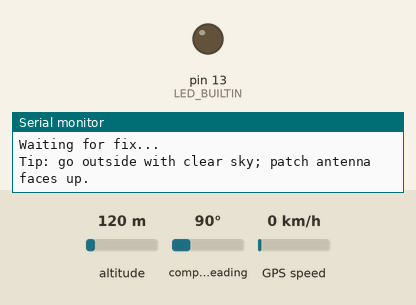
Bench run of a sketch on a simulated Arduino Uno, built with avr-gcc and run on an emulated ATmega328P. On the bench: output pins drawn as LEDs (lit = HIGH), the last lines printed to the serial monitor. The inputs (shaded band) are chosen by the test bench; at power-on: altitude 120 m, compass heading 90°, GPS speed 0 km/h. The GPS gets a fix after 3 s at 37.7749, -122.4194 with 8 satellites.

Above: at 0.1 s.
At 39.66 s:
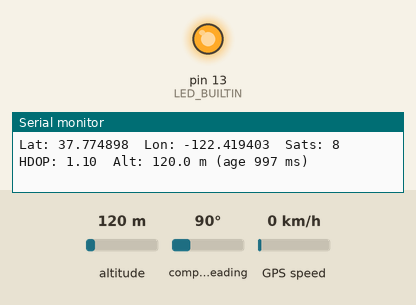
Timing chart, 0 to 40.0 s (numbered marks = the images above):
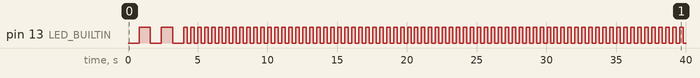

Measured:
- by itself, pin 13 (LED_BUILTIN): goes HIGH 0.80 s, LOW 0.80 s, HIGH 0.80 s, LOW 0.81 s, 71 × (HIGH 0.25 s, LOW 0.25 s), HIGH 0.25 s, then LOW

The sketch:

workingGPS.ino
```cpp
#include <TinyGPS++.h>
#include <SoftwareSerial.h>

// ===================== User Config =====================
static const int RXPin = 4;          // GPS TX -> Arduino pin 4 (SoftwareSerial RX)
static const int TXPin = 3;          // Optional: Arduino TX -> GPS RX
static const uint32_t GPSBaud = 9600; // GT-U7 default
// #define PRINT_RAW_NMEA            // <- uncomment to mirror raw NMEA to Serial for debugging
// =======================================================

TinyGPSPlus gps;
SoftwareSerial gpsSerial(RXPin, TXPin);

bool hasFix = false;
unsigned long lastReportMs = 0;
unsigned long lastBlinkMs  = 0;
bool ledState = false;

void setup() {
  pinMode(LED_BUILTIN, OUTPUT);
  digitalWrite(LED_BUILTIN, LOW);

  Serial.begin(115200);

  // For Leonardo/Micro (ATmega32u4): wait briefly for Serial to appear.
  // Won't block forever on Uno/Nano because they don't enumerate as USB CDC.
  unsigned long t0 = millis();
  while (!Serial && (millis() - t0 < 1500)) { /* wait up to 1.5s */ }

  gpsSerial.begin(GPSBaud);

  Serial.println(F("GT-U7 GPS starting up..."));
  Serial.println(F("Waiting for fix..."));
  Serial.println(F("Tip: go outside with clear sky; patch antenna faces up."));
}

void loop() {
  // Feed TinyGPS++ with all incoming bytes
  while (gpsSerial.available() > 0) {
    char c = gpsSerial.read();
#ifdef PRINT_RAW_NMEA
    Serial.write(c);  // raw mirror (can be noisy but super useful)
#endif
    gps.encode(c);
  }

  // Once per second: status report
  if (millis() - lastReportMs >= 1000) {
    lastReportMs += 1000;

    int sats = gps.satellites.isValid() ? gps.satellites.value() : -1;
    double hdop = gps.hdop.isValid() ? gps.hdop.hdop() : -1.0;

    if (gps.location.isValid()) {
      if (!hasFix) {
        Serial.println(F("✅ GPS fix acquired!"));
        hasFix = true;
      }

      Serial.print(F("Lat: "));
      Serial.print(gps.location.lat(), 6);
      Serial.print(F("  Lon: "));
      Serial.print(gps.location.lng(), 6);

      Serial.print(F("  Sats: "));
      Serial.print(sats);
      Serial.print(F("  HDOP: "));
      Serial.print(hdop);

      Serial.print(F("  Alt: "));
      if (gps.altitude.isValid()) {
        Serial.print(gps.altitude.meters(), 1);
        Serial.print(F(" m (age "));
        Serial.print(gps.altitude.age());
        Serial.print(F(" ms)"));
      } else {
        Serial.print(F("INVALID"));
        Serial.print(F(" (age "));
        Serial.print(gps.altitude.age());
        Serial.print(F(" ms)"));
      }

      Serial.println();
    } else {
      if (hasFix) {
        Serial.println(F("⚠️  Lost GPS fix."));
        hasFix = false;
      }
      Serial.print(F("Waiting for fix... (sats="));
      Serial.print(sats);
      Serial.print(F(", hdop="));
      Serial.print(hdop);
      Serial.print(F(", chars="));
      Serial.print(gps.charsProcessed());
      Serial.print(F(", csFail="));
      Serial.print(gps.failedChecksum());
      Serial.println(F(")"));
    }
  }

  // LED heartbeat: slow blink when no fix, fast blink when fixed
  unsigned long now = millis();
  unsigned long period = hasFix ? 250 : 800; // ms
  if (now - lastBlinkMs >= period) {
    lastBlinkMs = now;
    ledState = !ledState;
    digitalWrite(LED_BUILTIN, ledState);
  }
}
```
